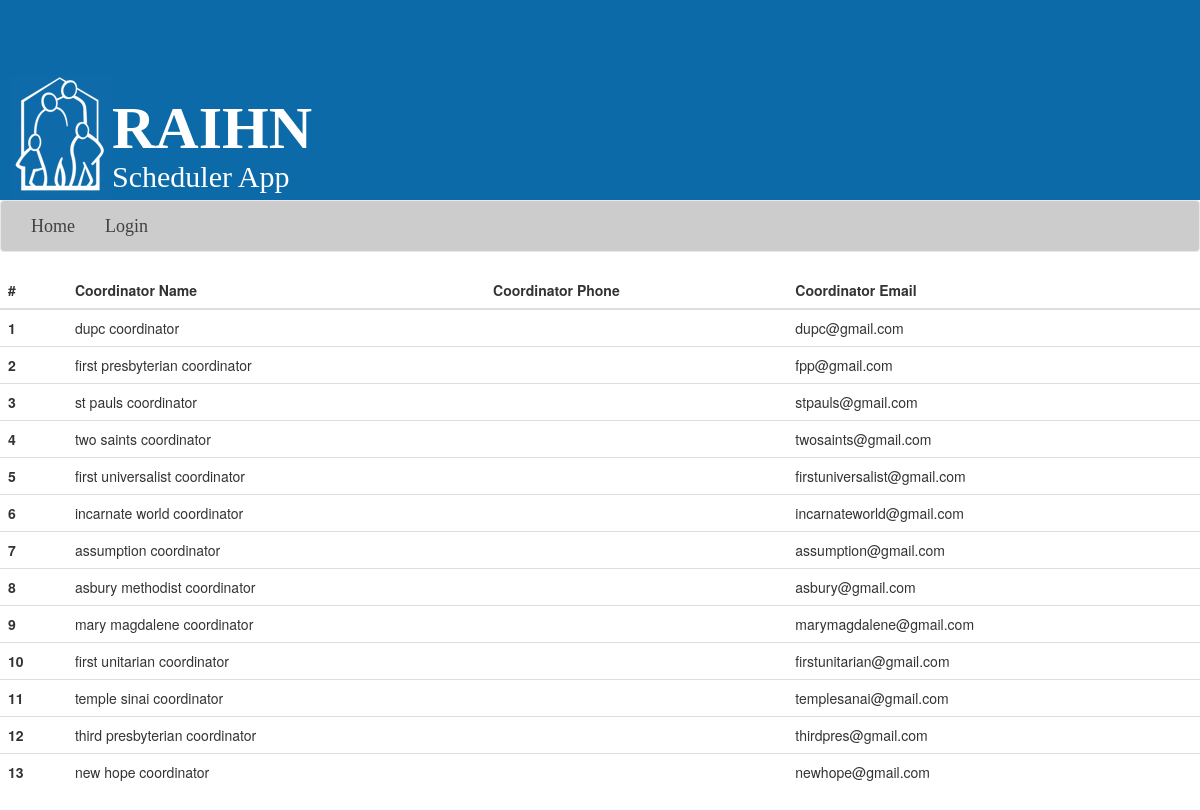
Screenshot of /congregationcoordinators.php with the database file from the repository.
### tables this page shows
CREATE TABLE `congregation_coordinator` (
  `congID` tinyint(4) NOT NULL,
  `userID` tinyint(4) NOT NULL,
  `coordinatorName` varchar(100) DEFAULT NULL,
  `coordinatorPhone` varchar(20) DEFAULT NULL,
  `coordinatorEmail` varchar(45) DEFAULT NULL,
  PRIMARY KEY (`congID`,`userID`),
  KEY `FK_CONGREGATION_COORDINATOR_USERS_userID_idx` (`userID`),
  CONSTRAINT `FK_CONGREGATION_COORDINATOR_CONGREGATION` FOREIGN KEY (`congID`) REFERENCES `congregation` (`congID`) ON DELETE NO ACTION ON UPDATE NO ACTION,
  CONSTRAINT `FK_CONGREGATION_COORDINATOR_USERS_userID` FOREIGN KEY (`userID`) REFERENCES `users` (`userID`) ON DELETE NO ACTION ON UPDATE NO ACTION
);

### congregationcoordinators.php (called while the page is built, shortened)
<?php
    require_once("./inc/top_layout.php");
	require_once(__DIR__."/inc/Controller/CongregationCoordinator.class.php");
	$CongregationCoordinator = new CongregationCoordinator();
?>
<?php
	$CongregationCoordinator->getCongregationCoordinators();
?>
<?php require_once("./inc/bottom_layout.php"); ?>

### inc/Data/db.class.php (called while the page is built, shortened)
<?php
	class Database
    {
        private $host = "localhost";
        private $db_name = "raihn";
        private $username = "root";
        private $password = "citrinebryan";
        public function getConnection()
        {
            $this->conn = null;
            try {
                $this->conn = new PDO("mysql:host=" . $this->host . ";dbname=" . $this->db_name, $this->username, $this->password);
                $this->conn->exec("set names utf8");
            } catch (PDOException $exception) {
                error_log("Connection error: " . $exception->getMessage(), 0);
            }
            return $this->conn;
        }
        public function executeQuery($sqlQuery, $params, $type)
        {
            try {
                if (sizeof($params) == 0) {
                    $db = new Database();
                    $conn = $db->getConnection();
                    $query = $conn->prepare($sqlQuery);
                    if ($query->execute()) {
                        if ($type == "select") {
                            $result = $query->fetchAll(PDO::FETCH_ASSOC);
                            return $result;
                        } else {
                            $result = $query->rowCount();
                            $conn = null;
                            $params = null;
                            return $result;
                        }
                    }
                }
            } catch (PDOException $e) {
                echo $e->getMessage();
            }
        }
    }
?>

### inc/Controller/Functions.class.php (called while the page is built, shortened)
<?php
class Functions {
    function testSQLNullValue($sqlData) {
        if($sqlData === "NULL") {
            return "None";
        }else {
            return $sqlData;
        }
    }
}

### inc/Controller/CongregationCoordinator.class.php (the view, shortened to what this page needs)
<?php
class CongregationCoordinator {
    function __construct() {
        require_once(__DIR__."/../Data/db.class.php");
        require_once(__DIR__."/Functions.class.php");
        $this->DB = new Database();
        $this->Functions = new Functions();
    }
    function getCongregationCoordinators() {
        $sqlQuery = "SELECT * FROM CONGREGATION_COORDINATOR";
        $result = $this->DB->executeQuery($sqlQuery, $this->Functions->paramsIsZero(), "select");
        $bigString = "<table class='table'>";
        $bigString .= "<thead>";
        $bigString .= "<tr>";
        $bigString .= "<th scope='col'>#</th>";
        $bigString .= "<th scope='col'>Coordinator Name</th>";
        $bigString .= "<th scope='col'>Coordinator Phone</th>";
        $bigString .= "<th scope='col'>Coordinator Email</th>";
        $bigString .= "</tr>";
        $bigString .= "</thead>";
        $bigString .= "<tbody>";
        for($i = 0; $i < sizeof($result); $i++) {
            $bigString .= "<tr>";
            $bigString .= "<th scope='row'>".($i+1)."</th>";
            $bigString .= "<td>".$this->Functions->testSQLNullValue($result[$i]['coordinatorName'])."</td>";
            $bigString .= "<td>".$this->Functions->testSQLNullValue($result[$i]['coordinatorPhone'])."</td>";
            $bigString .= "<td>".$this->Functions->testSQLNullValue($result[$i]['coordinatorEmail'])."</td>";
            $bigString .= "</tr>";
        }
        $bigString .= "</tbody>";
        $bigString .= "</table>";
        echo $bigString;
    }
}

### inc/top_layout.php (shortened to what this page needs)
<!DOCTYPE html>
<html lang="en">
<head>
		<link rel="stylesheet" type="text/css" href="./css/bootstrap.min.css">
		<link rel="stylesheet" type="text/css" href="./css/font-awesome.min.css">
        <link rel="stylesheet" type="text/css" href="./css/fullcalendar.min.css">
		<link rel="stylesheet" type="text/css" href="./css/styles.css">
</head>
<body>
	<div id="title-section">
		<a href="./index.php">
			<div id="logo">
				<div id="logo-img">
					<img src="./img/RAIHNlogo.PNG"  alt="RAIHN logo"/>
				</div>
				<div id="logo-text">
					<div id="logo-text-pt1">
						<h1>RAIHN</h1>
					</div>
					<div id="logo-text-pt2">
						<span id="scheduler-font">Scheduler App</span>
					</div>
				</div>
			</div>
		</a>
	</div>
	<nav class="navbar navbar-default custom-bg">
	  	<div class="collapse navbar-collapse" id="bs-example-navbar-collapse-1">
	    	<ul class="nav navbar-nav">
		      	<li class="nav-item">
		        	<a class="nav-link" href="./index.php">Home</span></a>
		      	</li>
		      	<?php  if(isset($_SESSION['email'])): ?>
		      		<?php  if(isset($_SESSION['role']) && ($_SESSION['role'] == "Bus Driver" || $_SESSION['role'] == "Admin")): ?>
				      	<li class="nav-item">
				        	<a class="nav-link" href="./busdriverroster.php">Bus Driver Roster</a>
				      	</li>
                        <li class="nav-item">
                            <a class="nav-link" href="./testBlackoutsDRIVERS.php">Test Blackout Drivers</a>
                        </li>
			      	<?php endif; ?>
			      	<?php  if(isset($_SESSION['role']) && ($_SESSION['role'] == "Congregation" || $_SESSION['role'] == "Admin")): ?>
				      	<li class="nav-item">
				        	<a class="nav-link" href="./congregationroster.php">Host Congregation Roster</a>
				      	</li>
				      	<li class="nav-item">
				        	<a class="nav-link" href="./congregationcoordinators.php">Congregation Coordinators</a>
				      	</li>
				      	<li class="nav-item">
				        	<a class="nav-link" href="./inputblackouts.php">Input Blackouts</a>
				      	</li>
                        <li class="nav-item">
                            <a class="nav-link" href="./testBlackoutsPage.php">Test Blackout Congregation</a>
                        </li>
			      	<?php endif; ?>
			      	<?php  if(isset($_SESSION['role']) && $_SESSION['role'] == "Admin"): ?>
			      		<li class="nav-item">
				        	<a class="nav-link" href="./insertDateData.php">Insert Date Data</a>
				      	</li>
			      	<?php endif; ?>
			      	<li class="nav-item">
			        	<a class="nav-link" href="./setuppassword.php">Change Password</a>
			      	</li>
			      	<li class="nav-item">
			        	<a class="nav-link" href="./logout.php">Logout</a>
			      	</li>
		      	<?php else: ?>
		      	<li class="nav-item">
		        	<a class="nav-link" href="./login.php">Login</a>
		      	</li>
		      	<?php endif; ?>
			</ul>
	  	</div>
	</nav>

### inc/bottom_layout.php (shortened to what this page needs)
	</body>
</html>

### css/styles.css (style rules this page uses)
.custom-bg { background-color: rgb(204,204,204); }
.custom-bg li { font-family: "Freight Sans Book"; }
#logo { width: 500px; position: absolute; padding-left: 1rem; bottom: 0; }
#logo h1 { font-family: "Rockwell"; font-size: 60px; font-weight: bold; color: white; }
#logo-img { float: left; }
#logo-text-pt1 { padding-top: 0; }
#logo-text-pt2 { margin-top: -15px; }
#scheduler-font { font-family: "Freight Sans Book Italic"; font-size: 30px; font-weight: lighter; color: white; }
#title-section { height: 200px; background-color: rgb(13,106,168); position: relative; }
.navbar-default .navbar-nav>li>a { color: rgb(64,64,64); font-size: 18px; }

### rows the page displays
congregation_coordinator: coordinatorName "dupc coordinator", coordinatorEmail "dupc@gmail.com"
congregation_coordinator: coordinatorName "first presbyterian coordinator", coordinatorEmail "fpp@gmail.com"
congregation_coordinator: coordinatorName "st pauls coordinator", coordinatorEmail "stpauls@gmail.com"
congregation_coordinator: coordinatorName "two saints coordinator", coordinatorEmail "twosaints@gmail.com"
congregation_coordinator: coordinatorName "first universalist coordinator", coordinatorEmail "firstuniversalist@gmail.com"
congregation_coordinator: coordinatorName "incarnate world coordinator", coordinatorEmail "incarnateworld@gmail.com"
congregation_coordinator: coordinatorName "assumption coordinator", coordinatorEmail "assumption@gmail.com"
congregation_coordinator: coordinatorName "asbury methodist coordinator", coordinatorEmail "asbury@gmail.com"
congregation_coordinator: coordinatorName "mary magdalene coordinator", coordinatorEmail "marymagdalene@gmail.com"
congregation_coordinator: coordinatorName "first unitarian coordinator", coordinatorEmail "firstunitarian@gmail.com"
congregation_coordinator: coordinatorName "temple sinai coordinator", coordinatorEmail "templesanai@gmail.com"
congregation_coordinator: coordinatorName "third presbyterian coordinator", coordinatorEmail "thirdpres@gmail.com"
congregation_coordinator: coordinatorName "new hope coordinator", coordinatorEmail "newhope@gmail.com"
